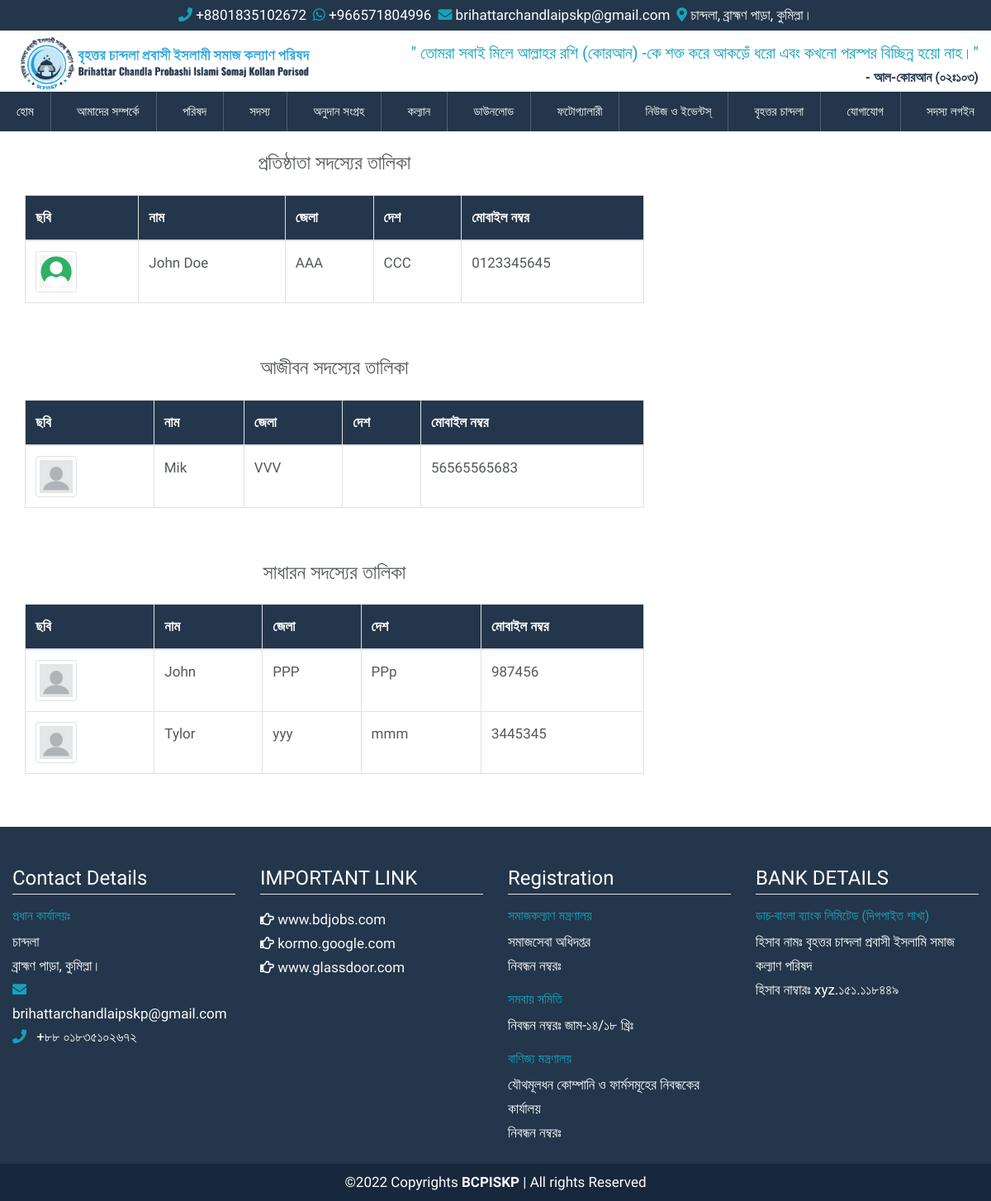
The app's page /member-list, older data.
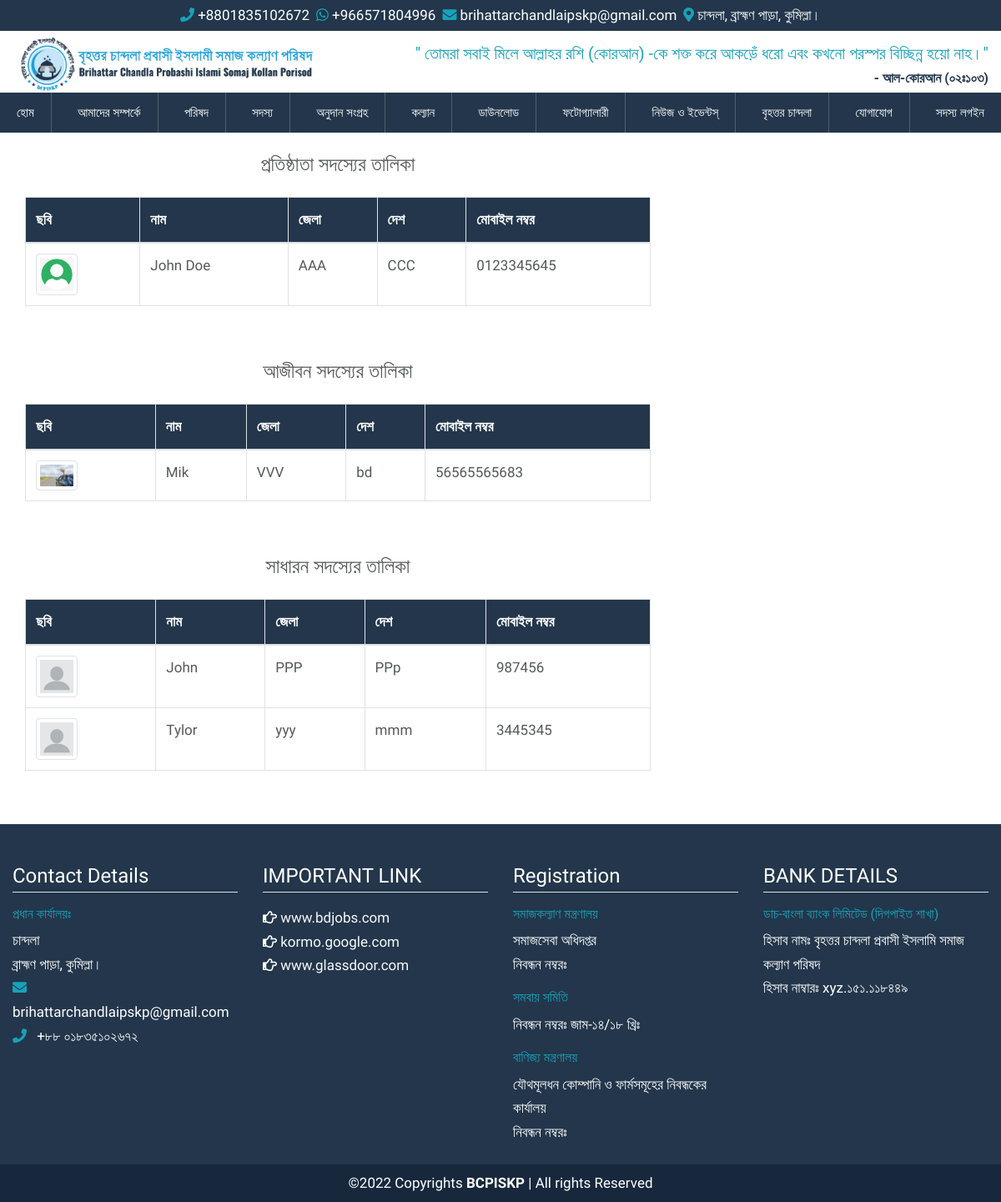
The same page, newer data.
### src/models.py (models this page shows, shortened)
class Member(models.Model):
    user = models.OneToOneField(User, on_delete=models.CASCADE, related_name="member")
    full_name = models.CharField(max_length=255)
    father_name = models.CharField(max_length=255)
    mother_name = models.CharField(max_length=255)
    zilla = models.CharField(max_length=63)
    upazilla = models.CharField(max_length=63)
    country = models.CharField(max_length=127)
    image = models.ImageField(upload_to="member/images")
    phone = models.CharField(max_length=32)
    passport = models.CharField(max_length=63)
    date_of_birth = models.DateField()
    image = models.ImageField(upload_to="img/members")
    member_type = models.CharField(choices=choice, max_length=24)
    fb_link = models.URLField(blank=True, default="")
    whatsapp_number = models.CharField(max_length=32, blank=True, default="")
    is_agreed = models.BooleanField(default=False)
    is_approved = models.BooleanField(default=False)
    class Meta:
        verbose_name = ""
        verbose_name_plural = "Members"

### src/views.py (the view)
# urls.py: path("member-list", member_list, name="member_list"),
def member_list(request):
    members = Member.objects.filter(
        member_type__in=["f", "l", "g"], is_approved=True
    ).order_by("-id")
    context = {
        "founding_members": members.filter(member_type="f"),
        "lifetime_members": members.filter(member_type="l"),
        "general_members": members.filter(member_type="g"),
    }
    return render(request, "pages/member/member_list.html", context)

### src/context_processors.py (called while the page is built)
def get_notice(request):
    notices = Notice.objects.filter(is_active=True).order_by("-id")
    return {"notices": notices}

### templates/pages/member/member_list.html (shortened to what this page needs)
{% extends 'base.html' %}
{% load static %}
{% block content %}
<div class="container-fluid">
    <div class="row">
        <div class="col-8">
            <div class="row">
                <div class="col-12">
                    <h4 class="text-center mb-4">প্রতিষ্ঠাতা সদস্যের তালিকা</h4>
                    {% include "snippets/member_list.html"  with members=founding_members %}
                </div>
                <div class="col-12 mt-5">
                    <h4 class="text-center mb-4">আজীবন সদস্যের তালিকা</h4>
                    {% include "snippets/member_list.html"  with members=lifetime_members %}
                </div>
                <div class="col-12 mt-5">
                    <h4 class="text-center mb-4">সাধারন সদস্যের তালিকা</h4>
                    {% include "snippets/member_list.html"  with members=general_members %}
                </div>
            </div>
        </div>
        <div class="col-4"></div>
    </div>
</div>
{% endblock content %}

### templates/snippets/member_list.html (shortened to what this page needs)
{% load static %}
<div class="table-responsive">
    <table class="table table-bordered">
        <thead class="bg-blue">
            <tr>
                <th>ছবি</th>
                <th>নাম</th>
                <th>জেলা</th>
                <th>দেশ</th>
                <th>মোবাইল নম্বর</th>
            </tr>
        </thead>
        <tbody>
            {% for member in members %}
            <tr>
                <td>
                    <img class="img-thumbnail member-list-imge"
                        src="{% if member.image %} {{member.image.url}} {%else%} {% static 'img/default_member.png' %} {% endif %}"
                        alt="{{member.name}}">
                </td>
                <td>{{ member.full_name }}</td>
                <td>{{ member.zilla }}</td>
                <td>{{ member.country }}</td>
                <td>{{ member.phone }}</td>
            </tr>
            {% endfor %}
        </tbody>
    </table>
</div>

Row changes from the older to the newer data that the page shows:
changed Member "Mik": image: picture added in place of a placeholder; country (not shown) → "bd"
